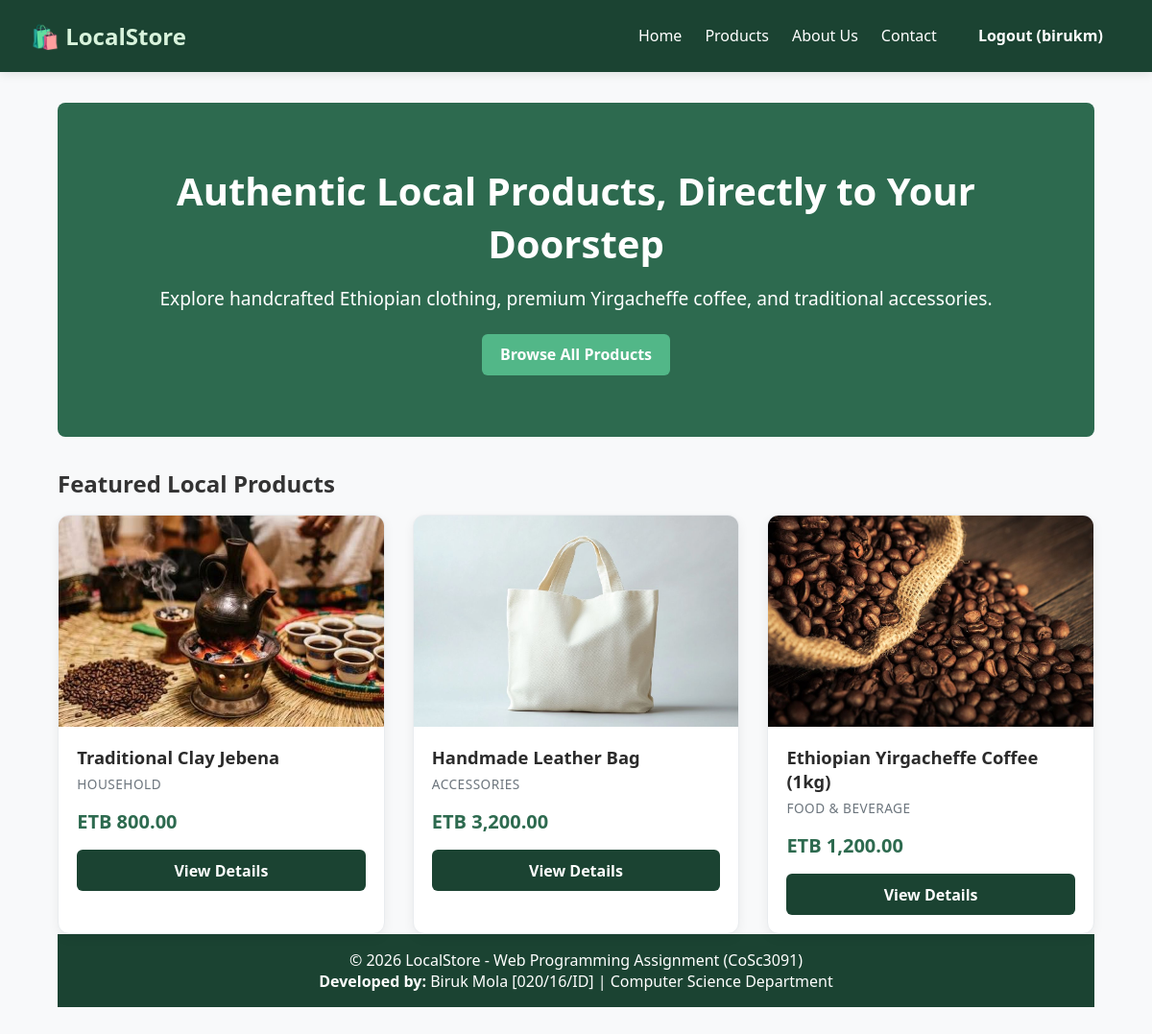
/index.php (signed in), run on the app's committed database.
### tables this page shows
CREATE TABLE `products` (
  `id` int(11) NOT NULL,
  `title` varchar(150) NOT NULL,
  `description` text NOT NULL,
  `price` decimal(10,2) NOT NULL,
  `category` varchar(50) NOT NULL,
  `image_url` varchar(255) DEFAULT 'default_product.jpg',
  `created_at` timestamp NOT NULL DEFAULT current_timestamp()
);

### index.php (the view)
<?php
require_once 'db.php';
require_once 'header.php';
try {
    $stmt = $pdo->query("SELECT * FROM products ORDER BY id DESC LIMIT 3");
    $featuredProducts = $stmt->fetchAll();
} catch (PDOException $e) {
    $featuredProducts = [];
}
?>
<section class="hero">
    <div class="hero-content">
        <h1>Authentic Local Products, Directly to Your Doorstep</h1>
        <p>Explore handcrafted Ethiopian clothing, premium Yirgacheffe coffee, and traditional accessories.</p>
        <a href="products.php" class="btn-primary">Browse All Products</a>
    </div>
</section>
<section class="featured-section">
    <h2>Featured Local Products</h2>
    <div class="product-grid">
        <?php if (!empty($featuredProducts)): ?>
            <?php foreach ($featuredProducts as $product): ?>
                <div class="product-card">
                    <img src="images/<?= htmlspecialchars($product['image_url']); ?>" alt="<?= htmlspecialchars($product['title']); ?>" class="product-img">
                    <div class="product-info">
                        <h3><?= htmlspecialchars($product['title']); ?></h3>
                        <p class="category"><?= htmlspecialchars($product['category']); ?></p>
                        <p class="price">ETB <?= number_format($product['price'], 2); ?></p>
                        <a href="product_details.php?id=<?= $product['id']; ?>" class="btn-secondary">View Details</a>
                    </div>
                </div>
            <?php endforeach; ?>
        <?php else: ?>
            <p>No featured products available at the moment.</p>
        <?php endif; ?>
    </div>
</section>
<?php require_once 'footer.php'; ?>

### css/style.css (style rules this page uses)
* { box-sizing: border-box; margin: 0; padding: 0; font-family: 'Segoe UI', Tahoma, Geneva, Verdana, sans-serif; }
body { background-color: #f8f9fa; color: #333; display: flex; flex-direction: column; min-height: 100vh; }
.hero { background-color: #2d6a4f; color: white; padding: 4rem 2rem; text-align: center; border-radius: 8px; margin-bottom: 2rem; }
.hero h1 { font-size: 2.5rem; margin-bottom: 1rem; }
.hero p { font-size: 1.2rem; margin-bottom: 1.5rem; }
.product-grid { display: grid; grid-template-columns: repeat(auto-fit, minmax(280px, 1fr)); gap: 1.8rem; margin-top: 1rem; }
.product-card { background: white; border-radius: 12px; box-shadow: 0 4px 12px rgba(0,0,0,0.06); overflow: hidden; display: flex; flex-direction: column; transition: transform 0.3s ease, box-shadow 0.3s ease; border: 1px solid #e9ecef; }
.product-img { width: 100%; height: 220px; object-fit: cover; background-color: #e9ecef; }
.product-info { padding: 1.2rem; display: flex; flex-direction: column; flex: 1; }
.product-info h3 { margin-bottom: 0.4rem; color: #2b2b2b; font-size: 1.15rem; }
.product-info .category { font-size: 0.85rem; color: #6c757d; margin-bottom: 0.5rem; text-transform: uppercase; letter-spacing: 0.5px; }
.product-info .price { font-size: 1.25rem; font-weight: bold; color: #2d6a4f; margin: 0.5rem 0 1rem 0; }
.btn-primary, .btn-secondary, .btn-register, .btn-logout { display: inline-block; padding: 0.65rem 1.2rem; border-radius: 6px; text-decoration: none; text-align: center; cursor: pointer; font-weight: 600; transition: background-color 0.2s ease; }
.btn-primary { background-color: #52b788; color: white; border: none; }
.btn-secondary { background-color: #1b4332; color: white; border: none; }

### data on the page
products: image_url (picture), title "Traditional Clay Jebena", category "HOUSEHOLD", price "800.00"
products: image_url (picture), title "Handmade Leather Bag", category "ACCESSORIES", price "3,200.00"
products: image_url (picture), title "Ethiopian Yirgacheffe Coffee (1kg)", category "FOOD & BEVERAGE", price "1,200.00"

### other printed values
$_SESSION['username'] "birukm"
